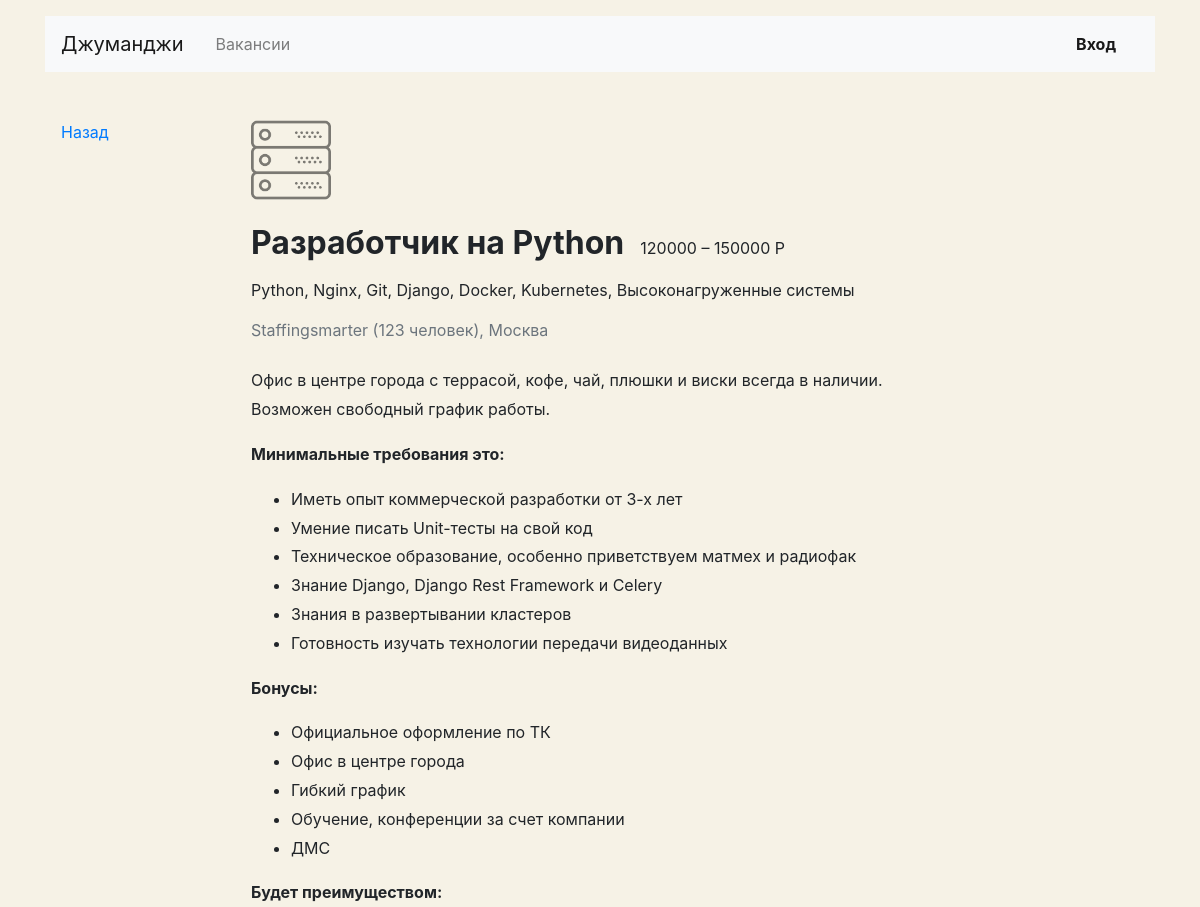
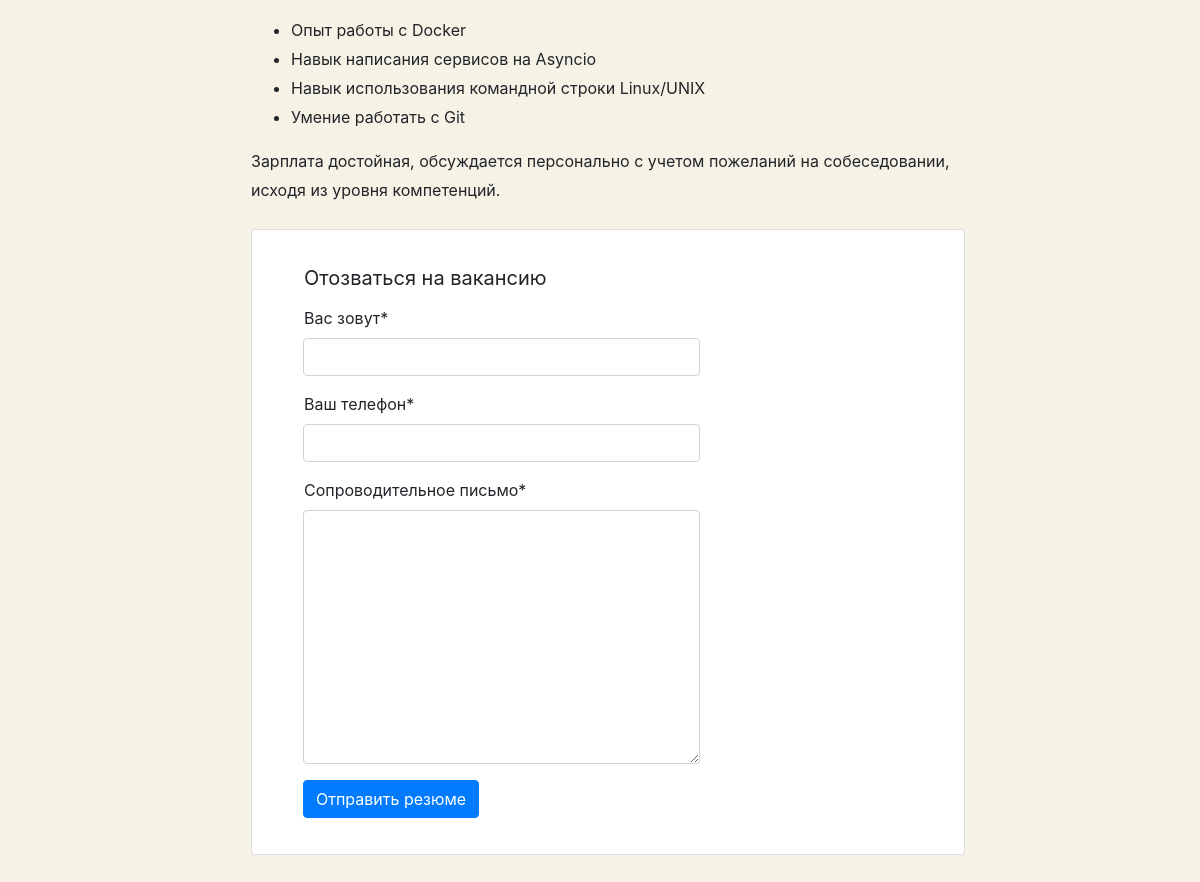
The page /vacancies/1/ on the database its author committed (2 pictures, top to bottom).
### vacancies/models.py (models this page shows, shortened)
class Vacancy(models.Model):
    title = models.CharField(max_length=150)
    specialty = models.ForeignKey(
        Specialty,
        related_name="vacancies",
        on_delete=models.CASCADE,
    )
    company = models.ForeignKey(
        Company,
        related_name="vacancies",
        on_delete=models.CASCADE,
    )
    skills = models.CharField(max_length=150)
    description = models.CharField(max_length=1500)
    salary_min = models.IntegerField()
    salary_max = models.IntegerField()
    published_at = models.DateField(auto_now_add=True)

class Specialty(models.Model):
    code = models.CharField(max_length=50)
    title = models.CharField(max_length=150)
    picture = models.ImageField(upload_to=MEDIA_SPECIALITY_IMAGE_DIR)

class Company(models.Model):
    name = models.CharField(max_length=150)
    location = models.CharField(max_length=150)
    logo = models.ImageField(upload_to=MEDIA_COMPANY_IMAGE_DIR)
    description = models.TextField(max_length=255)
    employee_count = models.IntegerField()
    owner = models.OneToOneField(
        User,
        related_name='companies',
        on_delete=models.CASCADE,
    )

### vacancies/views/main.py (the view, shortened to what this page needs)
# urls.py: path('vacancies/<int:vacancy_id>/', main.VacancyView.as_view(), name='vacancy'),
class VacancyView(View):
    def get(self, request, vacancy_id):
        vacancy = get_object_or_404(Vacancy, pk=vacancy_id)
        form = ApplicationForm
        context = {
            'vacancy': vacancy,
            'form': form,
        }
        return render(request, 'vacancies/vacancy.html', context=context)

### vacancies/templates/vacancies/vacancy.html
{% extends "vacancies/base.html" %}
{% block content %}
{% load crispy_forms_tags %}
 <main class="container mt-3 pb-5">
    <div class="row mt-5">
      <div class="col-12 col-lg-2">
        <div class="pl-3 mb-5">
          <p><a href="{{ request.META.HTTP_REFERER }}">Назад</a></p>
        </div>
      </div>
      <div class="col-12 col-lg-8">
        <section class="pl-3">
          <a href="{% url 'vacancies' %}"><img src="/media/{{ vacancy.specialty.picture }}/" width="80" height="80" alt=""></a>
          <div class="d-flex align-items-baseline align-content-baseline">
            <h1 class="h2 mt-4 font-weight-bold" >{{ vacancy.title }}</h1>
            <p class="m-0 pl-3">{{ vacancy.salary_min }} – {{ vacancy.salary_max }} Р</p>
          </div>
          <p class="mt-2">{{ vacancy.skills }}</p>
          <p class="text-muted mb-4">{{ vacancy.company.name|capfirst }} ({{ vacancy.company.employee_count }} человек),
            {{ vacancy.company.location }}</p>
          <div style="line-height: 1.8;">
            {{ vacancy.description|safe }}
          </div>
          <form action="/vacancies/{{ vacancy.id }}/" class="card mt-4 mb-3" enctype="multipart/form-data" method="post">
            <div class="card-body mx-3">
              <p class="h5 mt-3 pl-3 font-weight-normal">Отозваться на вакансию</p>
              <p>
                 {% crispy form "bootstrap4" %}
              </p>
            </div>
          </form>
        </section>
      </div>
    </div>
  </main>
{% endblock %}

### vacancies/templates/vacancies/base.html (style rules this page uses)
body { background-color: #F6F2E6; }

### rows shown on the page
Vacancy: specialty.picture (picture), title "Разработчик на Python", salary_min "120000", salary_max "150000", skills "Python, Nginx, Git, Django, Docker, Kubernetes, Высоконагруженные системы", company.name "Staffingsmarter", company.employee_count "123", company.location "Москва", description "Офис в центре города с террасой, кофе, чай, плюшки и виски всегда в наличии. Возможен свободный график работы. Минимальные требования это: Иметь опыт коммерческой разработки от 3-х лет Умение писать Unit-тесты на свой код Техническое образование, особенно приветствуем матмех и радиофак Знание Django, Django Rest Framework и Celery Знания в развертывании кластеров Готовность изучать технологии передачи видеоданных Бонусы: Официальное оформление по ТК Офис в центре города Гибкий график Обучение, конференции за счет компании ДМС Будет преимуществом: Опыт работы с Docker Навык написания сервисов на Asyncio Навык использования командной строки Linux/UNIX Умение работать с Git Зарплата достойная,…"
